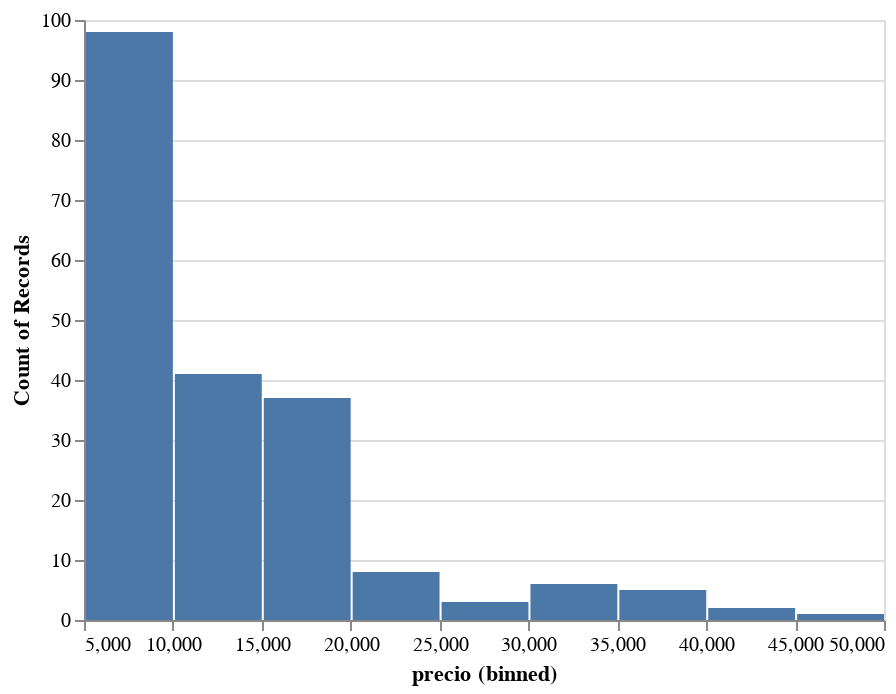

The notebook cell this image was saved under:
### Code cell
#Histograma
alt.Chart(df).mark_bar()\
   .encode(alt.X("precio:Q", bin=True), \
           y='count()')

### Figure 1 — Vega-Lite specification as saved in the notebook (floating-point values rounded to 4 significant figures; data arrays with more than 128 entries replaced by an {"elided": "..."} marker saying what was removed)
{"config": {"view": {"continuousWidth": 400, "continuousHeight": 300}}, "data": {"name": "data-618b75d1ab701c677a7e20a11ba8c3dc"}, "mark": "bar", "encoding": {"x": {"bin": true, "field": "precio", "type": "quantitative"}, "y": {"aggregate": "count", "type": "quantitative"}}, "$schema": "https://vega.github.io/schema/vega-lite/v4.17.0.json", "datasets": {"data-618b75d1ab701c677a7e20a11ba8c3dc": {"elided": "205 records"}}}
